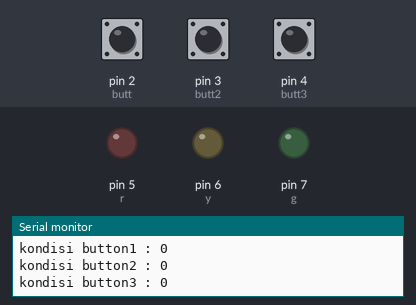
Bench run of a sketch on a simulated Arduino Uno, built with avr-gcc and run on an emulated ATmega328P. On the bench: output pins drawn as LEDs (lit = HIGH), the last lines printed to the serial monitor. The inputs (shaded band) are chosen by the test bench; at power-on: pin 2 (butt) LOW, pin 3 (butt2) LOW, pin 4 (butt3) LOW.

Above: at 1.2 s.
1.3 s: pin 2 (butt) pulled HIGH for 0.15 s
At 1.41 s:
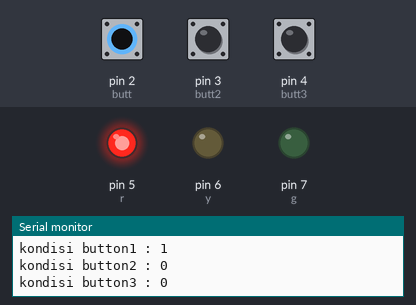
3.0 s: pin 2 (butt) pulled HIGH for 3.2 s
At 6.6 s:
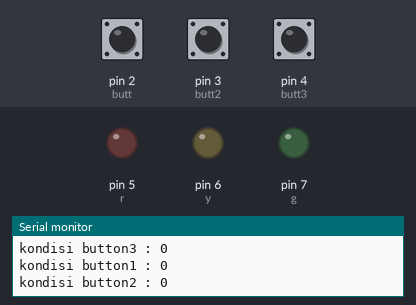
7.7 s: pin 3 (butt2) pulled HIGH for 3.2 s
At 8.2 s:
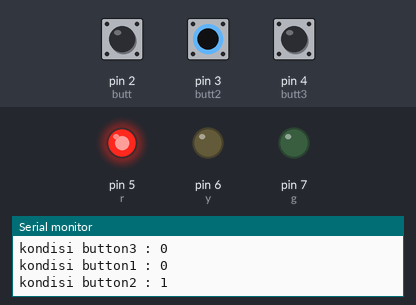
Timing chart, 0 to 12.5 s (numbered marks = the images above; inputs shaded):
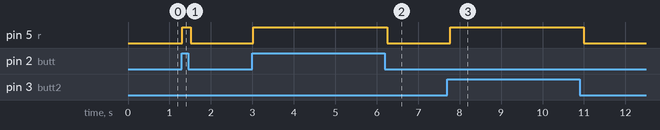

The sketch:

1.3_Fungsi_OR_tombol.ino
```cpp
//led1 n led2 dinyalakan satu tombol (button1)

//inisialisasi button
int butt = 2;
int butt2 = 3;
int butt3 = 4;

//inisialisasi led
int r = 5;
int y = 6;
int g = 7;

void setup() {
  // serial setup
  Serial.begin(9600);

  //led as output
  pinMode(r, OUTPUT);
  pinMode(y, OUTPUT);
  pinMode(g, OUTPUT);

  //button as input
  pinMode(butt, INPUT);
  pinMode(butt2, INPUT);
  pinMode(butt3, INPUT);
}

void loop() {
  // pembacaan button
  int kondisi = digitalRead(butt);
  int kondisi2 = digitalRead(butt2);
  int kondisi3 = digitalRead(butt3);

  //serial monitor
  Serial.println("kondisi button1 : " + String(kondisi));
  Serial.println("kondisi button2 : " + String(kondisi2));
  Serial.println("kondisi button3 : " + String(kondisi3));
  Serial.println();

  //logika 2 button, 1 LED on
  if(kondisi == 1 || kondisi2== 1){
    digitalWrite(r, HIGH); //merah laa boii
  }else {
    digitalWrite(r, LOW); //merah laa boii
  }

  delay(100);

}
```

Measured:
- after the input at 1.3 s, pin 5 (r): LOW → HIGH at once, → LOW 0.20 s later
- after the input at 3.0 s, pin 5 (r): LOW → HIGH at once, → LOW 3.2 s later
- after the input at 7.7 s, pin 5 (r): LOW → HIGH after 0.07 s, → LOW 3.2 s later
